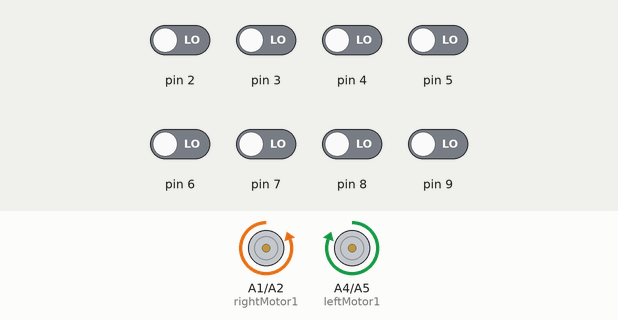
Simulated run of this sketch. Board: Arduino Uno, built with avr-gcc and run on an emulated ATmega328P. Parts: motor-driver pin pairs drawn as motors (green arrow = first pin HIGH = forward, orange = second pin HIGH = backward, longer = more drive, scaled by the enable pin). The inputs (shaded band) are chosen by the test bench; at power-on: pin 2–9 LOW.

Above: at 11.7 s.
11.8 s: pin 3 driven HIGH
At 12.5 s:
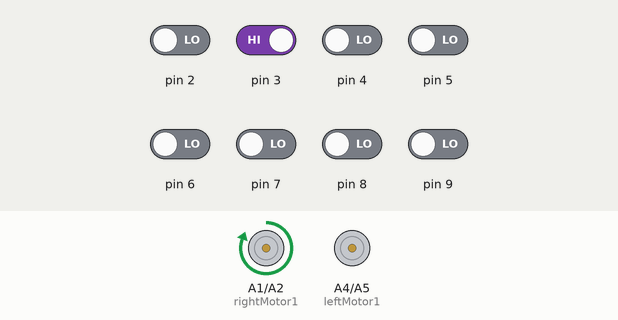
13.3 s: pin 4 driven HIGH
14.8 s: pin 8 driven HIGH
At 16.0 s:
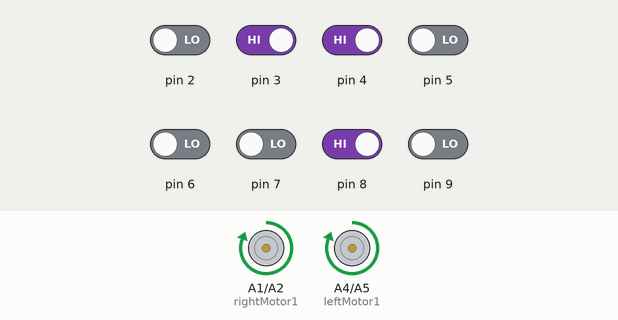
16.3 s: pin 8 driven LOW
At 17.0 s:
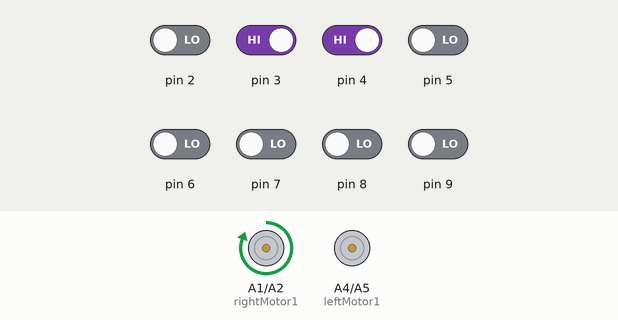
17.8 s: pin 9 driven HIGH
At 18.3 s:
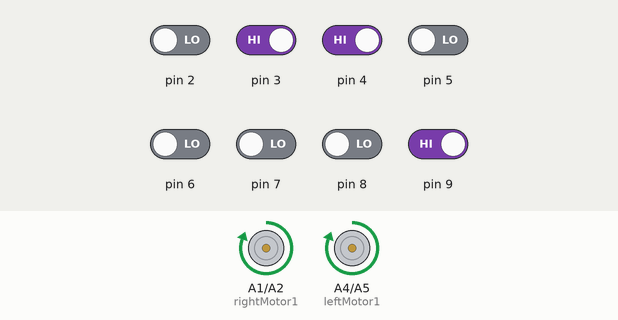
Timing chart, 0 to 20.3 s (numbered marks = the images above; inputs shaded):
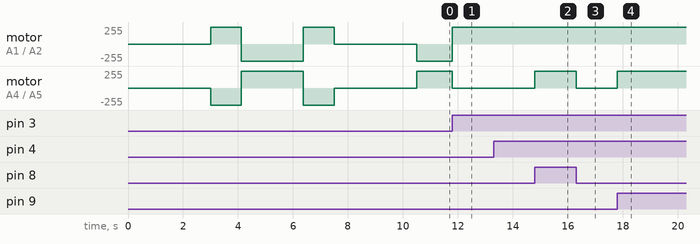

Measured:
- after the input at 11.8 s, motor on A1 (rightMotor1) / A2 (rightMotor2): backward 255/255 → forward 255/255 at once; motor on A4 (leftMotor1) / A5 (leftMotor2): forward 255/255 → stopped at once
- after the input at 14.8 s, motor on A4 (leftMotor1) / A5 (leftMotor2): stopped → forward 255/255 at once
- after the input at 16.3 s, motor on A4 (leftMotor1) / A5 (leftMotor2): forward 255/255 → stopped at once
- after the input at 17.8 s, motor on A4 (leftMotor1) / A5 (leftMotor2): stopped → forward 255/255 at once

The sketch:

basic.ino
```cpp
#include <QTRSensors.h>

#define kp 0.1
#define kd 2
#define ki 0

#define MaxSpeed 100
#define BaseSpeed 70

#define NUM_SENSORS 8

#define speedturn 50

#define rightMotor1 A1
#define rightMotor2 A2
#define rightMotorPWM 10

#define leftMotor1 A4
#define leftMotor2 A5
#define leftMotorPWM 11

QTRSensors qtr;

const uint8_t SensorCount = 8;
uint16_t sensorValues[SensorCount];

void setup(){
  qtr.setTypeRC();
  qtr.setSensorPins((const uint8_t[]){2, 3, 4, 5, 6, 7, 8, 9}, SensorCount);
  qtr.setEmitterPin(12);

  pinMode(rightMotor1, OUTPUT);
  pinMode(rightMotor2, OUTPUT);
  pinMode(rightMotorPWM, OUTPUT);

  pinMode(leftMotor1, OUTPUT);
  pinMode(leftMotor2, OUTPUT);
  pinMode(leftMotorPWM, OUTPUT);

  delay(3000);
    Serial.begin(9600);
    Serial.println();

  int i;
  for(int i=0;i<100;i++){
    if(i<25 || i>=75){
      move(1,70,1);
      move(0,70,0);
    }
    else{
      move(1,70,0);
      move(0,70,1);
    }
    qtr.calibrate();
    delay(20);
  }
  wait();
  delay(3000);
}

int lastError=0;
uint16_t position=qtr.readLineBlack(sensorValues);

void loop(){
  position=qtr.readLineBlack(sensorValues);
  if(position>6500){
    move(1,speedturn,1);
    move(0,speedturn,0);
    return;
  }
  if(position<500){
    move(1,speedturn,0);
    move(0,speedturn,1);
    return;
  }
  int error= position-3500;
  int motorSpeed=kp * error + kd * (error -lastError);
  lastError=error;

  int rightMotorSpeed=BaseSpeed + motorSpeed;
  int leftMotorSpeed= BaseSpeed - motorSpeed;

  if(rightMotorSpeed>MaxSpeed){
    rightMotorSpeed=MaxSpeed;
  }
  if(leftMotorSpeed>MaxSpeed){
    leftMotorSpeed=MaxSpeed;
  }
  if(rightMotorSpeed<0){
    rightMotorSpeed=0;
  }
  if(leftMotorSpeed<0){
    leftMotorSpeed=0;
  }

  move(1,rightMotorSpeed,1);
  move(0,leftMotorSpeed,1);
}

void wait(){
  analogWrite(leftMotorPWM,0);
  analogWrite(rightMotorPWM,0);
}

void move(int motor,int speed,int direction){
  boolean inPin1;
  boolean inPin2;

  if(direction==1){
    inPin1=HIGH;
    inPin2=LOW;
  }
  if(direction==0){
    inPin1=LOW;
    inPin2=HIGH;
  }
  if(motor==0){
    digitalWrite(leftMotor1,inPin1);
    digitalWrite(leftMotor2,inPin2);
    digitalWrite(leftMotorPWM,speed);
  }
  if(motor==1){
    digitalWrite(rightMotor1,inPin1);
    digitalWrite(rightMotor2,inPin2);
    digitalWrite(rightMotorPWM,speed);
  }
}

void sensor_calibrate(){
  for(uint16_t i=0;i<400;i++){
    qtr.calibrate();
  }

  digitalWrite(LED_BUILTIN,LOW);
  Serial.begin(9600);

  for(uint8_t i=0;i<SensorCount;i++){
    Serial.print(qtr.calibrationOn.minimum[i]);
    Serial.print(' ');
  }

  Serial.println();

  for(uint8_t i=0;i<SensorCount;i++){
    Serial.print(qtr.calibrationOn.maximum[i]);
    Serial.print(' ');
  }

  Serial.println();
  Serial.println();
  delay(1000);
}
```
